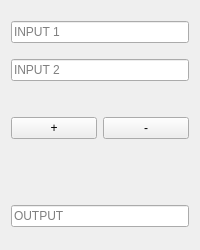
<?xml version="1.0" encoding="UTF-8"?>
<ui version="4.0">
 <class>Form</class>
 <widget class="QWidget" name="Form">
  <property name="geometry">
   <rect>
    <x>0</x>
    <y>0</y>
    <width>200</width>
    <height>250</height>
   </rect>
  </property>
  <property name="minimumSize">
   <size>
    <width>200</width>
    <height>250</height>
   </size>
  </property>
  <property name="maximumSize">
   <size>
    <width>200</width>
    <height>250</height>
   </size>
  </property>
  <property name="windowTitle">
   <string>Calculator</string>
  </property>
  <layout class="QVBoxLayout" name="verticalLayout">
   <item>
    <widget class="QLineEdit" name="input1">
     <property name="placeholderText">
      <string>INPUT 1</string>
     </property>
    </widget>
   </item>
   <item>
    <widget class="QLineEdit" name="input2">
     <property name="placeholderText">
      <string>INPUT 2</string>
     </property>
    </widget>
   </item>
   <item>
    <spacer name="verticalSpacer_2">
     <property name="orientation">
      <enum>Qt::Vertical</enum>
     </property>
     <property name="sizeType">
      <enum>QSizePolicy::Maximum</enum>
     </property>
     <property name="sizeHint" stdset="0">
      <size>
       <width>20</width>
       <height>20</height>
      </size>
     </property>
    </spacer>
   </item>
   <item>
    <layout class="QHBoxLayout" name="horizontalLayout">
     <item>
      <widget class="QPushButton" name="plus">
       <property name="text">
        <string>+</string>
       </property>
      </widget>
     </item>
     <item>
      <widget class="QPushButton" name="sub">
       <property name="text">
        <string>-</string>
       </property>
      </widget>
     </item>
    </layout>
   </item>
   <item>
    <spacer name="verticalSpacer">
     <property name="orientation">
      <enum>Qt::Vertical</enum>
     </property>
     <property name="sizeType">
      <enum>QSizePolicy::Maximum</enum>
     </property>
     <property name="sizeHint" stdset="0">
      <size>
       <width>20</width>
       <height>50</height>
      </size>
     </property>
    </spacer>
   </item>
   <item>
    <widget class="QLineEdit" name="output">
     <property name="placeholderText">
      <string>OUTPUT</string>
     </property>
    </widget>
   </item>
  </layout>
 </widget>
 <resources/>
 <connections/>
</ui>
